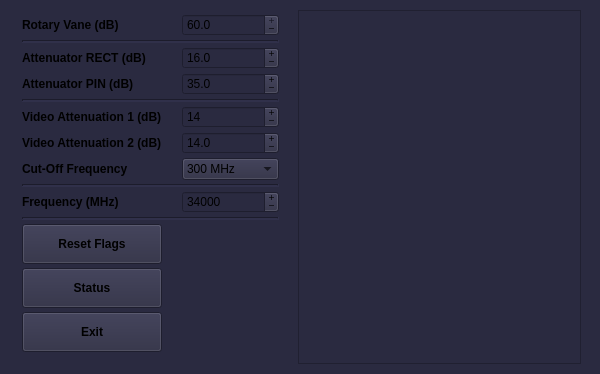
<?xml version="1.0" encoding="UTF-8"?>
<ui version="4.0">
 <class>MainWindow</class>
 <widget class="QMainWindow" name="MainWindow">
  <property name="geometry">
   <rect>
    <x>0</x>
    <y>0</y>
    <width>600</width>
    <height>374</height>
   </rect>
  </property>
  <property name="sizePolicy">
   <sizepolicy hsizetype="Fixed" vsizetype="Fixed">
    <horstretch>0</horstretch>
    <verstretch>0</verstretch>
   </sizepolicy>
  </property>
  <property name="minimumSize">
   <size>
    <width>600</width>
    <height>374</height>
   </size>
  </property>
  <property name="maximumSize">
   <size>
    <width>600</width>
    <height>374</height>
   </size>
  </property>
  <property name="font">
   <font>
    <weight>50</weight>
    <bold>false</bold>
   </font>
  </property>
  <property name="windowTitle">
   <string>MW Bridge Control v 0.1</string>
  </property>
  <property name="styleSheet">
   <string notr="true">background-color: rgb(42,42,64);</string>
  </property>
  <widget class="QWidget" name="centralwidget">
   <property name="sizePolicy">
    <sizepolicy hsizetype="Fixed" vsizetype="Fixed">
     <horstretch>0</horstretch>
     <verstretch>0</verstretch>
    </sizepolicy>
   </property>
   <property name="minimumSize">
    <size>
     <width>600</width>
     <height>374</height>
    </size>
   </property>
   <property name="maximumSize">
    <size>
     <width>600</width>
     <height>374</height>
    </size>
   </property>
   <layout class="QGridLayout" name="gridLayout_2">
    <item row="0" column="4">
     <spacer name="horizontalSpacer">
      <property name="orientation">
       <enum>Qt::Horizontal</enum>
      </property>
      <property name="sizeType">
       <enum>QSizePolicy::Fixed</enum>
      </property>
      <property name="sizeHint" stdset="0">
       <size>
        <width>10</width>
        <height>20</height>
       </size>
      </property>
     </spacer>
    </item>
    <item row="0" column="3">
     <widget class="QPlainTextEdit" name="telemetry_text">
      <property name="enabled">
       <bool>true</bool>
      </property>
      <property name="sizePolicy">
       <sizepolicy hsizetype="Fixed" vsizetype="Fixed">
        <horstretch>0</horstretch>
        <verstretch>0</verstretch>
       </sizepolicy>
      </property>
      <property name="minimumSize">
       <size>
        <width>250</width>
        <height>354</height>
       </size>
      </property>
      <property name="maximumSize">
       <size>
        <width>430</width>
        <height>354</height>
       </size>
      </property>
      <property name="font">
       <font>
        <weight>50</weight>
        <bold>false</bold>
       </font>
      </property>
      <property name="contextMenuPolicy">
       <enum>Qt::NoContextMenu</enum>
      </property>
      <property name="styleSheet">
       <string notr="true"/>
      </property>
      <property name="readOnly">
       <bool>true</bool>
      </property>
      <property name="textInteractionFlags">
       <set>Qt::NoTextInteraction</set>
      </property>
     </widget>
    </item>
    <item row="0" column="2">
     <layout class="QGridLayout" name="gridLayout">
      <property name="sizeConstraint">
       <enum>QLayout::SetNoConstraint</enum>
      </property>
      <property name="leftMargin">
       <number>13</number>
      </property>
      <property name="topMargin">
       <number>4</number>
      </property>
      <property name="rightMargin">
       <number>13</number>
      </property>
      <property name="bottomMargin">
       <number>6</number>
      </property>
      <property name="horizontalSpacing">
       <number>20</number>
      </property>
      <property name="verticalSpacing">
       <number>4</number>
      </property>
      <item row="11" column="0" colspan="2">
       <widget class="Line" name="line_3">
        <property name="lineWidth">
         <number>2</number>
        </property>
        <property name="orientation">
         <enum>Qt::Horizontal</enum>
        </property>
       </widget>
      </item>
      <item row="3" column="0">
       <widget class="QLabel" name="label_2">
        <property name="font">
         <font>
          <weight>75</weight>
          <bold>true</bold>
         </font>
        </property>
        <property name="contextMenuPolicy">
         <enum>Qt::NoContextMenu</enum>
        </property>
        <property name="text">
         <string>Attenuator PIN (dB)</string>
        </property>
       </widget>
      </item>
      <item row="18" column="0">
       <widget class="QPushButton" name="button_off">
        <property name="minimumSize">
         <size>
          <width>0</width>
          <height>40</height>
         </size>
        </property>
        <property name="font">
         <font>
          <weight>75</weight>
          <bold>true</bold>
         </font>
        </property>
        <property name="contextMenuPolicy">
         <enum>Qt::NoContextMenu</enum>
        </property>
        <property name="text">
         <string>Exit</string>
        </property>
       </widget>
      </item>
      <item row="16" column="0">
       <widget class="QPushButton" name="button_initialize">
        <property name="minimumSize">
         <size>
          <width>0</width>
          <height>40</height>
         </size>
        </property>
        <property name="font">
         <font>
          <weight>75</weight>
          <bold>true</bold>
         </font>
        </property>
        <property name="contextMenuPolicy">
         <enum>Qt::NoContextMenu</enum>
        </property>
        <property name="text">
         <string>Reset Flags</string>
        </property>
       </widget>
      </item>
      <item row="10" column="0">
       <widget class="QLabel" name="label_5">
        <property name="font">
         <font>
          <weight>75</weight>
          <bold>true</bold>
         </font>
        </property>
        <property name="contextMenuPolicy">
         <enum>Qt::NoContextMenu</enum>
        </property>
        <property name="text">
         <string>Cut-Off Frequency</string>
        </property>
       </widget>
      </item>
      <item row="2" column="0">
       <widget class="QLabel" name="label">
        <property name="font">
         <font>
          <weight>75</weight>
          <bold>true</bold>
          <kerning>true</kerning>
         </font>
        </property>
        <property name="contextMenuPolicy">
         <enum>Qt::NoContextMenu</enum>
        </property>
        <property name="text">
         <string>Attenuator RECT (dB)</string>
        </property>
       </widget>
      </item>
      <item row="2" column="1">
       <widget class="QDoubleSpinBox" name="Att1_prd">
        <property name="contextMenuPolicy">
         <enum>Qt::NoContextMenu</enum>
        </property>
        <property name="readOnly">
         <bool>false</bool>
        </property>
        <property name="buttonSymbols">
         <enum>QAbstractSpinBox::PlusMinus</enum>
        </property>
        <property name="specialValueText">
         <string notr="true"/>
        </property>
        <property name="keyboardTracking">
         <bool>false</bool>
        </property>
        <property name="decimals">
         <number>1</number>
        </property>
        <property name="maximum">
         <double>31.500000000000000</double>
        </property>
        <property name="singleStep">
         <double>0.500000000000000</double>
        </property>
        <property name="value">
         <double>16.000000000000000</double>
        </property>
       </widget>
      </item>
      <item row="4" column="0" colspan="2">
       <widget class="Line" name="line_2">
        <property name="lineWidth">
         <number>2</number>
        </property>
        <property name="orientation">
         <enum>Qt::Horizontal</enum>
        </property>
       </widget>
      </item>
      <item row="3" column="1">
       <widget class="QDoubleSpinBox" name="Att2_pin">
        <property name="contextMenuPolicy">
         <enum>Qt::NoContextMenu</enum>
        </property>
        <property name="buttonSymbols">
         <enum>QAbstractSpinBox::PlusMinus</enum>
        </property>
        <property name="keyboardTracking">
         <bool>false</bool>
        </property>
        <property name="decimals">
         <number>1</number>
        </property>
        <property name="maximum">
         <double>40.000000000000000</double>
        </property>
        <property name="singleStep">
         <double>0.500000000000000</double>
        </property>
        <property name="value">
         <double>35.000000000000000</double>
        </property>
       </widget>
      </item>
      <item row="9" column="0">
       <widget class="QLabel" name="label_6">
        <property name="font">
         <font>
          <weight>75</weight>
          <bold>true</bold>
         </font>
        </property>
        <property name="contextMenuPolicy">
         <enum>Qt::NoContextMenu</enum>
        </property>
        <property name="text">
         <string>Video Attenuation 2 (dB)</string>
        </property>
       </widget>
      </item>
      <item row="12" column="1">
       <widget class="QSpinBox" name="Synt">
        <property name="contextMenuPolicy">
         <enum>Qt::NoContextMenu</enum>
        </property>
        <property name="buttonSymbols">
         <enum>QAbstractSpinBox::PlusMinus</enum>
        </property>
        <property name="keyboardTracking">
         <bool>false</bool>
        </property>
        <property name="minimum">
         <number>25000</number>
        </property>
        <property name="maximum">
         <number>44000</number>
        </property>
        <property name="singleStep">
         <number>5</number>
        </property>
        <property name="value">
         <number>34000</number>
        </property>
       </widget>
      </item>
      <item row="0" column="1">
       <widget class="QDoubleSpinBox" name="Rot_vane">
        <property name="readOnly">
         <bool>false</bool>
        </property>
        <property name="buttonSymbols">
         <enum>QAbstractSpinBox::PlusMinus</enum>
        </property>
        <property name="keyboardTracking">
         <bool>false</bool>
        </property>
        <property name="decimals">
         <number>1</number>
        </property>
        <property name="maximum">
         <double>60.000000000000000</double>
        </property>
        <property name="singleStep">
         <double>0.100000000000000</double>
        </property>
        <property name="value">
         <double>60.000000000000000</double>
        </property>
       </widget>
      </item>
      <item row="10" column="1">
       <widget class="QComboBox" name="Cuttoff_box">
        <property name="currentText">
         <string>300 MHz</string>
        </property>
        <property name="currentIndex">
         <number>2</number>
        </property>
        <item>
         <property name="text">
          <string>30 MHz</string>
         </property>
        </item>
        <item>
         <property name="text">
          <string>105 MHz</string>
         </property>
        </item>
        <item>
         <property name="text">
          <string>300 MHz</string>
         </property>
        </item>
       </widget>
      </item>
      <item row="12" column="0">
       <widget class="QLabel" name="label_7">
        <property name="font">
         <font>
          <weight>75</weight>
          <bold>true</bold>
         </font>
        </property>
        <property name="contextMenuPolicy">
         <enum>Qt::NoContextMenu</enum>
        </property>
        <property name="text">
         <string>Frequency (MHz)</string>
        </property>
       </widget>
      </item>
      <item row="17" column="0">
       <widget class="QPushButton" name="button_telemetry">
        <property name="minimumSize">
         <size>
          <width>0</width>
          <height>40</height>
         </size>
        </property>
        <property name="font">
         <font>
          <weight>75</weight>
          <bold>true</bold>
         </font>
        </property>
        <property name="contextMenuPolicy">
         <enum>Qt::NoContextMenu</enum>
        </property>
        <property name="layoutDirection">
         <enum>Qt::LeftToRight</enum>
        </property>
        <property name="text">
         <string>Status</string>
        </property>
       </widget>
      </item>
      <item row="0" column="0">
       <widget class="QLabel" name="label_9">
        <property name="font">
         <font>
          <weight>75</weight>
          <bold>true</bold>
         </font>
        </property>
        <property name="text">
         <string>Rotary Vane (dB)</string>
        </property>
       </widget>
      </item>
      <item row="7" column="0">
       <widget class="QLabel" name="label_8">
        <property name="font">
         <font>
          <weight>75</weight>
          <bold>true</bold>
         </font>
        </property>
        <property name="contextMenuPolicy">
         <enum>Qt::NoContextMenu</enum>
        </property>
        <property name="text">
         <string>Video Attenuation 1 (dB)</string>
        </property>
       </widget>
      </item>
      <item row="1" column="0" colspan="2">
       <widget class="Line" name="line_6">
        <property name="lineWidth">
         <number>2</number>
        </property>
        <property name="orientation">
         <enum>Qt::Horizontal</enum>
        </property>
       </widget>
      </item>
      <item row="15" column="0" colspan="2">
       <widget class="Line" name="line_5">
        <property name="lineWidth">
         <number>2</number>
        </property>
        <property name="orientation">
         <enum>Qt::Horizontal</enum>
        </property>
       </widget>
      </item>
      <item row="7" column="1">
       <widget class="QSpinBox" name="Att1_prm">
        <property name="contextMenuPolicy">
         <enum>Qt::NoContextMenu</enum>
        </property>
        <property name="buttonSymbols">
         <enum>QAbstractSpinBox::PlusMinus</enum>
        </property>
        <property name="keyboardTracking">
         <bool>false</bool>
        </property>
        <property name="maximum">
         <number>30</number>
        </property>
        <property name="singleStep">
         <number>2</number>
        </property>
        <property name="value">
         <number>14</number>
        </property>
       </widget>
      </item>
      <item row="9" column="1">
       <widget class="QDoubleSpinBox" name="Att2_prm">
        <property name="contextMenuPolicy">
         <enum>Qt::NoContextMenu</enum>
        </property>
        <property name="buttonSymbols">
         <enum>QAbstractSpinBox::PlusMinus</enum>
        </property>
        <property name="keyboardTracking">
         <bool>false</bool>
        </property>
        <property name="decimals">
         <number>1</number>
        </property>
        <property name="maximum">
         <double>31.500000000000000</double>
        </property>
        <property name="singleStep">
         <double>0.500000000000000</double>
        </property>
        <property name="value">
         <double>14.000000000000000</double>
        </property>
       </widget>
      </item>
     </layout>
    </item>
   </layout>
  </widget>
 </widget>
 <resources/>
 <connections/>
</ui>
